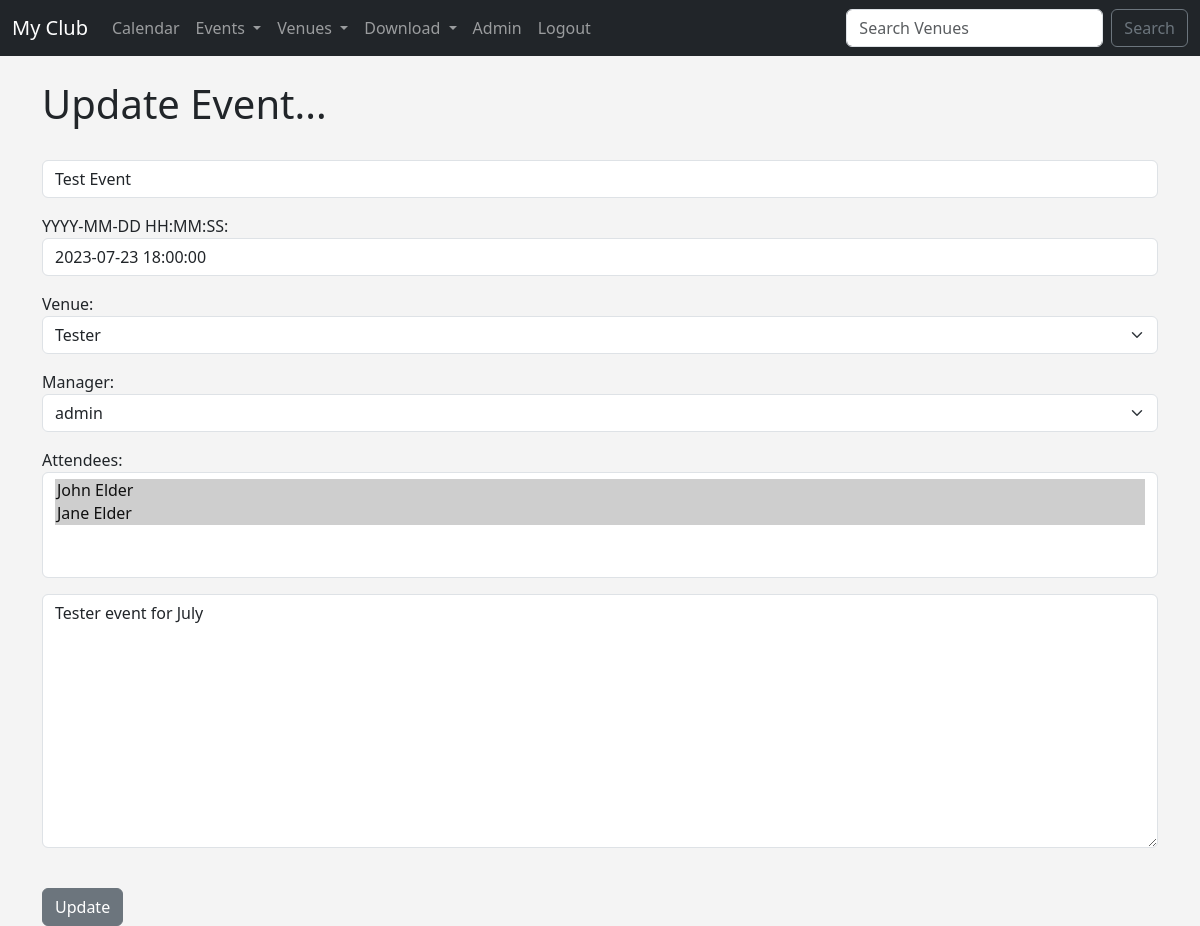
The app's page /update_event/10 (signed in), older data.
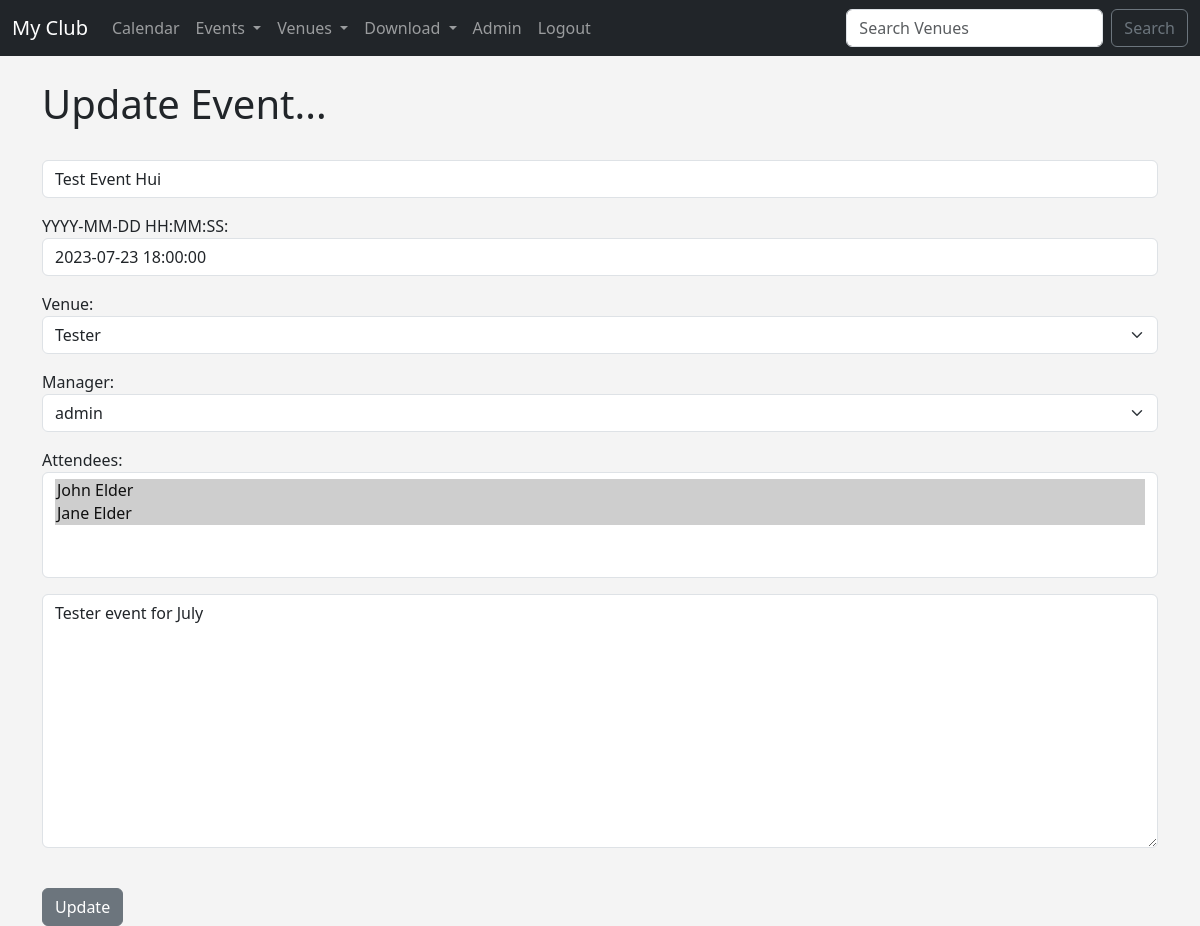
The same page, newer data.
### events/models.py (models this page shows, shortened)
class Event(models.Model):
	name = models.CharField('Event Name', max_length=120)
	event_date = models.DateTimeField('Event Date')
	venue = models.ForeignKey(Venue, blank=True, null=True, on_delete=models.CASCADE)
	manager = models.ForeignKey(User, blank=True, null=True, on_delete=models.SET_NULL)
	description = models.TextField(blank=True)
	attendees = models.ManyToManyField(MyClubUser, blank=True)
	approved = models.BooleanField("Approved", default=False)

class Venue(models.Model):
	name = models.CharField('Venue Name', max_length=120)
	address = models.CharField(max_length=300)
	zip_code = models.CharField('Zip Code', max_length=15)
	phone = models.CharField('Contact Phone', max_length=45, blank=True)
	web = models.URLField('Website Address', blank=True)
	email_address = models.EmailField('Email Address', blank=True)
	owner = models.IntegerField('Venue Owner', blank=False, default=1)
	venue_image = models.ImageField(null=True, blank=True, upload_to="images/")
	def __str__(self):
		return self.name

### events/views.py (the view)
# urls.py: path('update_event/<event_id>', views.update_event, name="update-event"),
def update_event(request, event_id):
	event = Event.objects.get(pk=event_id)
	if request.user.is_superuser:
		form = EventFormAdmin(request.POST or None, instance=event)
	else:
		form = EventForm(request.POST or None, instance=event)
	if form.is_valid():
		form.save()
		return redirect('list-events')
	return render(request, 'events/update_event.html',
		{'event': event, 'form':form})

### events/forms.py
class EventFormAdmin(ModelForm):
	class Meta:
		model = Event
		fields = ('name', 'event_date',
				  'venue', 'manager',
				   'attendees', 'description')
		labels = {
			'name': '',
			'event_date': 'YYYY-MM-DD HH:MM:SS',
			'venue': 'Venue',
			'manager': 'Manager',
			'attendees': 'Attendees',
			'description': ''
		}
		widgets = {
			'name': forms.TextInput(attrs={'class': 'form-control',
											'placeholder':'Event Name'}),
			'event_date': forms.TextInput(attrs={'class': 'form-control',
											'placeholder':'Event Date'}),
			'venue': forms.Select(attrs={'class': 'form-select',
											'placeholder':'Venue'}),
			'manager': forms.Select(attrs={'class': 'form-select',
											'placeholder':'Manager'}),
			'attendees': forms.SelectMultiple(attrs={'class': 'form-control',
											'placeholder':'Attendees'}),
			'description': forms.Textarea(attrs={'class': 'form-control',
											'placeholder':'Description'})
		}

### events/models.py (called while the page is built)
	def __str__(self):
		return self.first_name + ' ' + self.last_name

### events/templates/events/update_event.html (shortened to what this page needs)
{% extends 'events/base.html' %}
{% block content %}
{% if user.is_authenticated %}
	{% if user == event.manager %}
		<h1>Update Event...</h1>
		<br/>
		<form action="" method=POST>
			{{ form.as_p }}
			<br/>
			<input type="submit" value="Update" class="btn btn-secondary">
	{% endif %}
{% else %}
	<h1>Sorry! You Must Be Logged In To View This Page...</h1>
	<a href="{% url 'login' %}">Login Here</a>
{% endif %}
{% endblock %}

Row changes from the older to the newer data that the page shows:
changed Event "Tester": name "Test Event" → "Test Event Hui"
